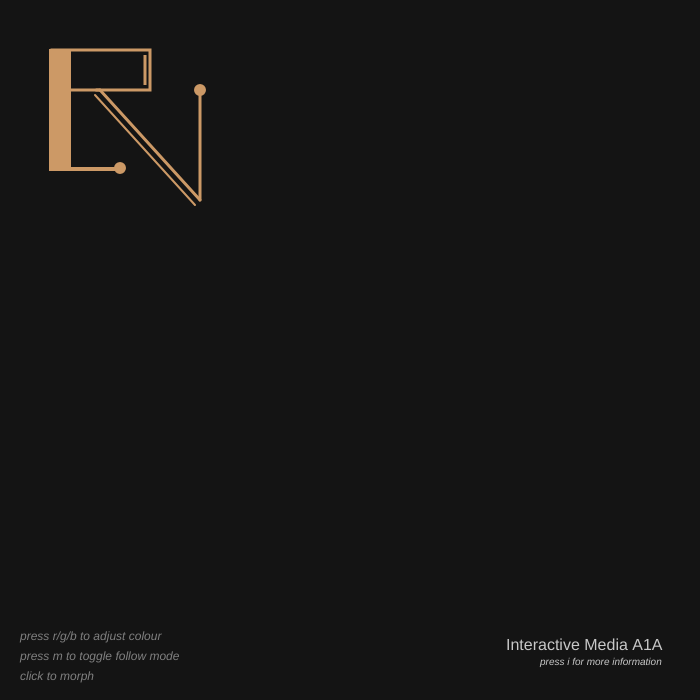
Frame 1 (no input)
Frame 60 (no input): identical to frame 1, image omitted
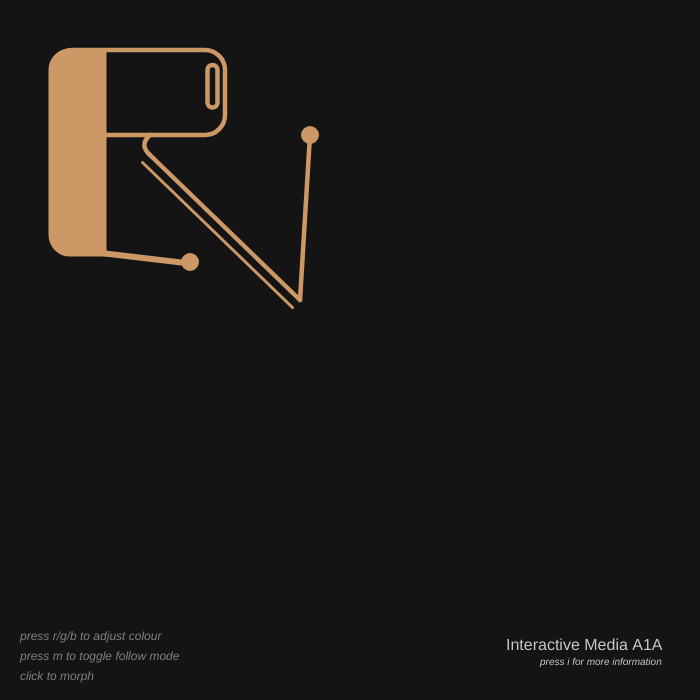
Frame 120 (the mouse pressed at the canvas centre since frame 60)

The p5.js sketch that drew these frames (run headless with seeded random() and noise() and a simulated clock; from frame 60 on, the mouse is pressed at the canvas centre):

// p5.js sketch
// ── sketch.js
var transform = 0;
var rgb = {
            r: 204,
            g: 153,
            b: 102
          };
var size = 1;
var corner = 0;
var neck = 0;
var offsetArm = 0;

var followMode = false;
var showDetails = false;

function setup() {
  createCanvas(700,700);
}


function draw() {
  background(20);
  rectMode(CORNERS);
  
  // TEXT
  let detailsOffset = 0; // to move text later when details shown
  noStroke();
  fill('grey');

  textStyle(ITALIC);
  textSize(12);
  text('press r/g/b to adjust colour', 20, 640);
  text('press m to toggle follow mode', 20, 660);
  text('click to morph', 20, 680);

  if (showDetails){
    textStyle(BOLD);
    text('Graphical Elements', 550, 635);
    textStyle(NORMAL);
    text('One With Everything: using a variety of shapes to form a picture', 322, 650);
    text('Draw Your Initials: monogram of initials, RLRN', 415, 665);
    text('Draw Then Code: a portrait', 516, 680);
    
    stroke('grey');
    strokeWeight(1);
    line(525,615,662,615);
    detailsOffset = 60;
  }
  
  fill(200);
  textStyle(NORMAL);
  textSize(16);
  text('Interactive Media A1A', 506, 650-detailsOffset);
  textStyle(ITALIC);
  textSize(10);
  text('press i for more information', 540, 665-detailsOffset);
  
  // FOLLOW MODE: loc relative to mouse when true
  if (followMode) {
    mX = mouseX-100*size; // offset a little so that the cursor isn't on the corner
    mY = mouseY-100*size;
  } else {
    mX = 0;
    mY = 0;
  }
  
  // DRAW
  noFill();
  stroke(rgb.r, rgb.g, rgb.b);
  strokeWeight(3*size);
  rect(52+mX, 50+mY,
          150*size+mX, 90*size+mY, corner); // main curve R
  bezier(100*size+mX, 90*size+mY,
          95*size+mX, 90*size+neck/3+mY, 
          95*size+mX, 90*size+2*neck/3+mY,
          100*size+mX, 90*size+neck+mY); // neck
  line(100*size+mX, 90*size+neck+mY,
          200*size+mX,200*size+mY); // diagonal
  line(200*size+mX, 200*size+mY,
          200*size+offsetArm+mX,90*size+mY); // N left
  rect(145*size-corner/2+mX, 55+corner/2+mY,
          145*size+mX, 85*size-corner+mY, corner); // eye
  
  strokeWeight(4*size);
  line(70*size+mX, 169*size+mY,
          120*size+offsetArm+mX, 169*size+offsetArm+mY); // horizantal line on L
                    
  strokeWeight(2*size);
  line(95*size+mX, 95*size+neck+mY,
          195*size+mX, 205*size+mY); // thin diagonal
          
  fill(rgb.r, rgb.g, rgb.b);
  rect(50+mX, 50+mY, 
          70*size+mX, 170*size+mY,
          corner,0,0,corner); // thickest full rectangle
  circle(200*size+offsetArm+mX, 90*size+mY, 20*(size/2)); // circle top N
  circle(120*size+offsetArm+mX, 168*size+offsetArm+mY, 20*(size/2)); // circle on L
  
  // MORPHING
  switch(transform) {
    case 0:
      size = 1;
      corner = 0;
      neck = 0;
      offsetArm = 0;
      break;
      
    case 1:
      size = 1.5;
      corner = 20;
      neck = 20;
      offsetArm = 10;
      break;
      
    case 2:
      size = 2;
      corner = 50;
      neck = 30;
      offsetArm = 30;
      beginShape(); // hair w/ fill ^^
      vertex(200+mX, 50+mY);
      bezierVertex(170+mX, 100+mY,
              180+mX, 300+mY,
              140+mX, 330+mY);
      vertex(140+mX, 50+mY);
      endShape();
      break;
      
    case 3:
      size = 3;
      corner = 100;
      neck = 50;
      offsetArm = 50;
      beginShape(); // hair w/ fill ^^
      vertex(350+mX, 50+mY);
      bezierVertex(250+mX, 100+mY,
              270+mX, 400+mY,
              210+mX, 500+mY);
      vertex(210+mX, 50+mY);
      endShape();
      noFill();
      arc(410+mX, 220+mY, 
              100, 30, HALF_PI, PI); // mouth lol
      bezier(450+mX, 150+mY, // nose
              460+mX, 170+mY, 
              485+mX, 205+mY, 
              450+mX, 200+mY);
      break;
  }
}

// MORPHING COMMAND
function mousePressed() {
  if (transform < 3) { // guard so it won't process after reaching final state
    transform += 1;
    setTimeout(function() { // execute after a delay (5 secs)
      transform -= 1;
    }, 5000); // ms
  }
}

// KEY COMMANDS
function keyPressed(){
  // CHANGE COLOUR
  for (var colour in rgb) {
    if (key == colour) {
      rgb[colour] += 51; // factor of 255! so it has option for white
      if (rgb[colour] > 255){
        rgb[colour] = 0;  
      }
    }
  }
  
  // TOGGLE FOLLOW MODE
  if (key == 'm'){
    followMode = !followMode; // flip boolean value
  }
  
  // DISPLAY ADDITIONAL INFORMATION
  if (key == 'i'){
    showDetails = !showDetails;
  }
}
